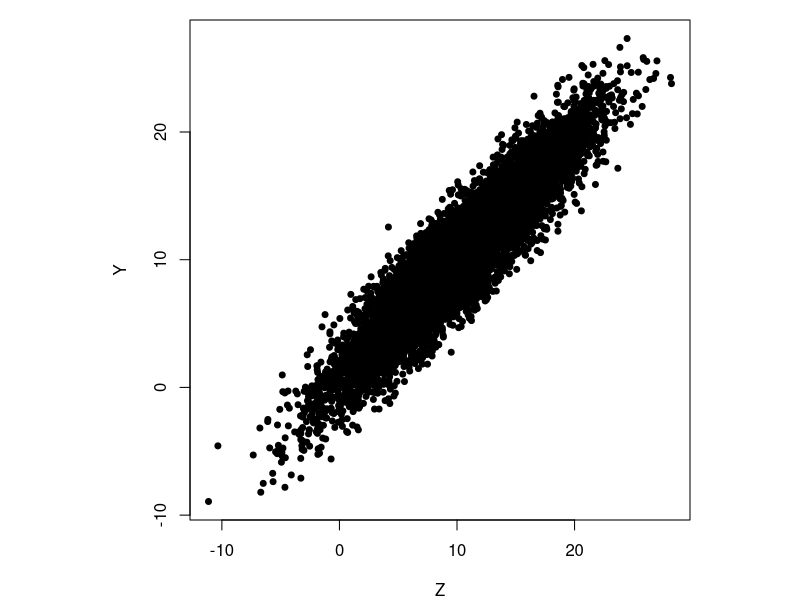
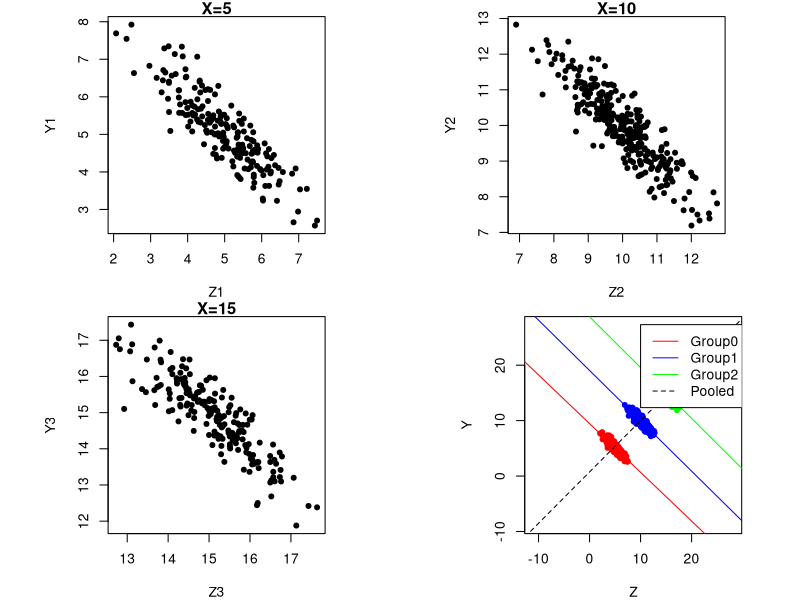
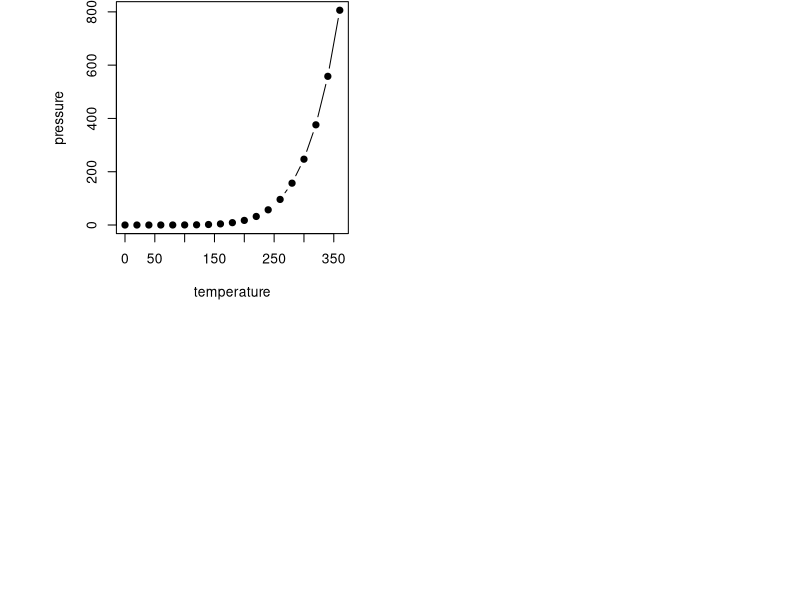

Write R code to recreate these figures, in order.
## ---- chunk 1
library(MASS) 
set.seed(2111) 
n<-10000 #sample size
X<-rnorm(n,10,5)# Generate X
Sig.YZ<-matrix(c(1,-0.9,-0.9,1),2,2) 
# variance covariance matrix for (Y,Z) conditional distribution 
YZ<-mvrnorm(n,mu=c(0,0),Sigma=Sig.YZ) #Generate the Y,Z variables 
Y<-X+YZ[,1]
Z<-X+YZ[,2] #Change the mean according to X 
par(mar=c(4,4,1,0),pty='s')#Set up the plotting margins 
plot(Z,Y,pch=19,cex=0.8)
## ---- chunk 2
Y1<-Y[X>4.8&X<5.2];Z1<-Z[X>4.8&X<5.2];#Firstsubsetanalysis 
Y2<-Y[X>9.8&X<10.2];Z2<-Z[X>9.8&X<10.2];#Secondsubsetanalysis 
Y3<-Y[X>14.8&X<15.2];Z3<-Z[X>14.8&X<15.2];#Thirdsubsetanalysis 
par(mar=c(4,2,1,0),pty='s',mfrow=c(2,2))#Setuptheplottingmargins 
plot(Z1,Y1,pch=19,cex=0.8, main="X=5")
plot(Z2,Y2,pch=19,cex=0.8, main="X=10")
plot(Z3,Y3,pch=19,cex=0.8, main="X=15")

## ---- chunk 3
coef(summary(lm(Y1~Z1)))
coef(summary(lm(Y2~Z2)))
coef(summary(lm(Y3~Z3)))
## ---- chunk 4
coef(summary(lm(Y~Z)))#Pooledregression
par(mar=c(4,4,1,0),pty='s') 
plot(Z,Y,type='n') 
points(Z1,Y1,pch=19,cex=0.8,col='red')
points(Z2,Y2,pch=19,cex=0.8,col='blue') 
points(Z3,Y3,pch=19,cex=0.8,col='green') 
abline(lm(Y~Z),lty=2) 
abline(lm(Y1~Z1),col='red') 
abline(lm(Y2~Z2),col='blue') 
abline(lm(Y3~Z3),col='green') 
legend(10,max(Y),c('Group0','Group1','Group2','Pooled'), col=c('red','blue','green','black'),lty=c(1,1,1,2))
## ---- chunk 5
par(mar = c(4, 4, .1, .1))
plot(pressure, type = 'b', pch = 19)
## ---- chunk 6
knitr::kable(
  head(iris, 20), caption = 'Here is a nice table!',
  booktabs = TRUE
)
